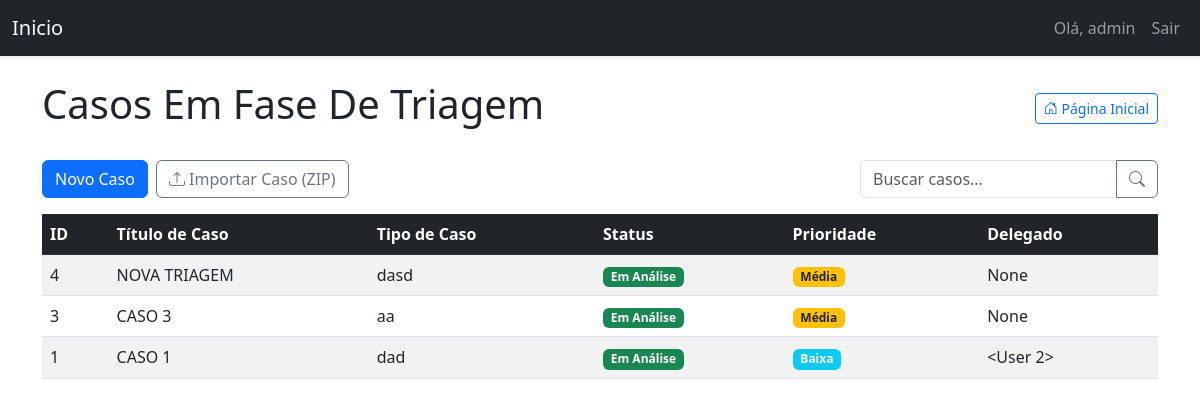
Before: /dashboard/ (signed in) with the older database file.
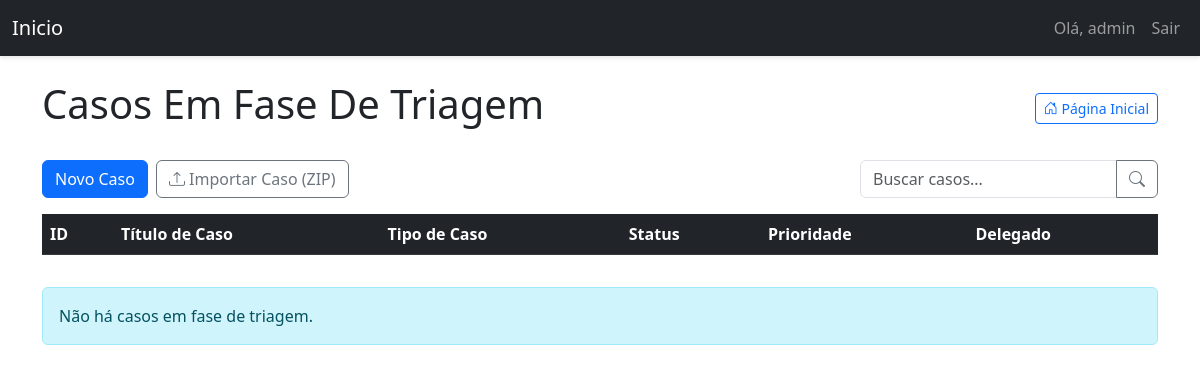
After: the same page with the newer database file.
### models.py (models this page shows, shortened)
class User(UserMixin, db.Model):
    id = db.Column(db.Integer, primary_key=True)
    username = db.Column(db.String(64), index=True, unique=True)
    email = db.Column(db.String(120), index=True, unique=True)
    password_hash = db.Column(db.String(128))
    is_admin = db.Column(db.Boolean, default=False)
    admin_id = db.Column(db.Integer, db.ForeignKey('user.id'), nullable=True)
    associados = db.relationship('User', backref=db.backref('admin', remote_side=[id]), lazy='dynamic')
    tickets = db.relationship('Ticket', backref='author', lazy='dynamic',
                              cascade="all, delete-orphan", foreign_keys='Ticket.user_id')
    delegated_tickets = db.relationship('Ticket', backref='delegado_user', lazy='dynamic',
                                        foreign_keys='Ticket.delegado_id')
    comments = db.relationship('Comment', backref='author', lazy='dynamic', cascade="all, delete-orphan")
    attachments = db.relationship('Attachment', backref='author', lazy='dynamic')
    appointments = db.relationship('Appointment', backref='user', lazy='dynamic', cascade="all, delete-orphan")
    advogados = db.relationship('Advogado', backref='owner_user', lazy='dynamic', cascade="all, delete-orphan")

class Ticket(db.Model):
    id = db.Column(db.Integer, primary_key=True)
    ticket_code = db.Column(db.String(30), unique=True)
    title = db.Column(db.String(140))
    description = db.Column(db.Text)
    case_number = db.Column(db.String(50))
    status = db.Column(db.String(20), default='Em Análise')
    priority = db.Column(db.String(20), default='Média')
    created_at = db.Column(db.DateTime, index=True, default=datetime.utcnow)
    updated_at = db.Column(db.DateTime, index=True, default=datetime.utcnow)
    user_id = db.Column(db.Integer, db.ForeignKey('user.id'))
    delegado_id = db.Column(db.Integer, db.ForeignKey('user.id'), nullable=True)
    delegado = db.relationship('User', foreign_keys=[delegado_id])
    comments = db.relationship('Comment', backref='ticket', lazy='dynamic', cascade="all, delete-orphan")
    attachments = db.relationship('Attachment', backref='ticket', lazy='dynamic', cascade="all, delete-orphan")
    todos = db.relationship('TodoItem', backref='ticket', lazy='dynamic', cascade="all, delete-orphan")

### triagem/routes/dashboard.py (the view)
@dashboard_bp.route('/')  # Rota vazia, que combina com o prefixo '/dashboard' em app.py
@login_required
def dashboard():
    search_term = request.args.get('search', '')
    query = Ticket.query
    if not current_user.is_admin:
        query = query.filter(
            (Ticket.user_id == current_user.id) |
            (Ticket.delegado_id == current_user.id)
        )
    if search_term:
        query = query.filter(
            (Ticket.title.ilike(f'%{search_term}%')) |
            (Ticket.case_number.ilike(f'%{search_term}%')) |
            (Ticket.description.ilike(f'%{search_term}%'))
        )
    status_order = {'Em Análise': 1, 'Em Espera': 2, 'Arquivado': 3}
    priority_order = {'Alta': 1, 'Média': 2, 'Baixa': 3}
    query = query.order_by(
        db.case(status_order, value=Ticket.status),
        db.case(priority_order, value=Ticket.priority),
        Ticket.updated_at.desc()
    )
    tickets = query.all()
    return render_template('dashboard.html', tickets=tickets, search_term=search_term)

### triagem/templates/dashboard.html (shortened to what this page needs)
{% extends "base.html" %}
{% block content %}
<div class="d-flex justify-content-between align-items-center mb-4 flex-wrap">
    <h1>Casos Em Fase De Triagem</h1>
    <a href="{{ url_for('main.index') }}" class="btn btn-outline-primary btn-sm">
        <i class="bi bi-house-door"></i> Página Inicial
    </a>
</div>
<div class="d-flex justify-content-between mb-3 flex-wrap gap-2">
    <div class="d-flex gap-2">
        {% if current_user.is_admin %}
            <a href="{{ url_for('ticket.create_ticket') }}" class="btn btn-primary">Novo Caso</a>
            <form id="importZipForm" method="POST" action="{{ url_for('ticket_export_import.import_ticket_zip') }}"
                  enctype="multipart/form-data" style="display:inline;">
                <button class="btn btn-outline-secondary" type="button" id="importZipBtn">
                    <i class="bi bi-upload"></i> Importar Caso (ZIP)
                </button>
            </form>
        {% endif %}
    </div>
    <form method="GET" action="{{ url_for('dashboard.dashboard') }}" class="d-flex ms-md-auto mt-2 mt-md-0">
        <div class="input-group">
            <input type="text" name="search" class="form-control" placeholder="Buscar casos..." value="{{ request.args.get('search', '') }}">
            <button class="btn btn-outline-secondary" type="submit">
                <i class="bi bi-search"></i>
            </button>
        </div>
    </form>
</div>
<div class="table-responsive">
    <table class="table table-striped table-hover" id="tickets-table">
        <thead class="table-dark">
            <tr>
                <th>ID</th>
                <th>Título de Caso</th>
                <th>Tipo de Caso</th>
                <th>Status</th>
                <th>Prioridade</th>
                <th>Delegado</th>
            </tr>
        </thead>
        <tbody>
            {% for ticket in tickets %}
            <tr class="clickable-row" data-href="{{ url_for('ticket.view_ticket', ticket_id=ticket.id) }}">
                <td>{{ ticket.id }}</td>
                <td>{{ ticket.title }}</td>
                <td>{{ ticket.case_number }}</td>
                <td>
                    <span class="badge
                        {% if ticket.status == 'Em Análise' %}bg-success
                        {% elif ticket.status == 'Em Espera' %}bg-warning text-dark
                        {% elif ticket.status == 'Arquivado' %}bg-secondary
                        {% else %}bg-info{% endif %}">
                        {{ ticket.status }}
                    </span>
                </td>
                <td>
                    <span class="badge
                        {% if ticket.priority == 'Alta' %}bg-danger
                        {% elif ticket.priority == 'Média' %}bg-warning text-dark
                        {% elif ticket.priority == 'Baixa' %}bg-info
                        {% else %}bg-secondary{% endif %}">
                        {{ ticket.priority }}
                    </span>
                </td>
                <td>{{ ticket.delegado }}</td>
            </tr>
            {% endfor %}
        </tbody>
    </table>
</div>
{% if tickets|length == 0 and not request.args.get('search') %}
<div class="alert alert-info mt-3" role="alert">
    Não há casos em fase de triagem.
</div>
{% elif tickets|length == 0 and request.args.get('search') %}
<div class="alert alert-warning mt-3" role="alert">
    Nenhum caso encontrado para a busca "{{ request.args.get('search') }}". Tente outro termo.
</div>
{% endif %}
{% endblock %}

### triagem/templates/base.html (shortened to what this page needs)
<!DOCTYPE html>
<html lang="pt-BR">
<head>
    {% block styles %}
        <link rel="stylesheet" href="https://cdn.jsdelivr.net/npm/bootstrap-icons@1.8.0/font/bootstrap-icons.css">
        <link rel="stylesheet" href="{{ url_for('static', filename='css/triagem.css') }}">
        <link href="https://cdn.jsdelivr.net/npm/bootstrap@5.3.0/dist/css/bootstrap.min.css" rel="stylesheet">
    {% endblock %}
</head>
<body>
    <nav class="navbar navbar-expand-lg navbar-dark bg-dark">
        <div class="container-fluid">
            <a class="navbar-brand" href="{{ url_for('main.index') }}">Inicio</a>
            <div class="collapse navbar-collapse" id="navbarNav">
                <ul class="navbar-nav ms-auto">
                    {% if current_user.is_authenticated %}
                    <li class="nav-item">
                        <span class="nav-link">Olá, {{ current_user.username }}</span>
                    </li>
                    <li class="nav-item">
                        <a class="nav-link" href="{{ url_for('auth.logout') }}">Sair</a>
                    </li>
                    {% else %}
                    <li class="nav-item">
                        <a class="nav-link" href="{{ url_for('auth.login') }}">Login</a>
                    </li>
                    {% endif %}
                </ul>
            </div>
        </div>
    </nav>
    <div class="container mt-4">
        {% block content %}{% endblock %}
    </div>
</body>
</html>

### static/css/triagem.css (style rules this page uses)
body { background-color: #f8f9fa; padding-bottom: 50px; font-family: 'Open Sans', sans-serif; }
.navbar { box-shadow: 0 2px 4px rgba(0,0,0,.1); }
.table th { background-color: #f8f9fa; }
::placeholder { color: #6c757d; opacity: 1; }

Changed rows visible on the page:
removed Ticket: id "4", title "NOVA TRIAGEM", case_number "dasd", status "Em Análise", priority "Média", delegado "None"
removed Ticket: id "3", title "CASO 3", case_number "aa", status "Em Análise", priority "Média", delegado "None"
removed Ticket: id "1", title "CASO 1", case_number "dad", status "Em Análise", priority "Baixa", delegado "<User 2>"
Other visible differences:
text now shown: "Não há casos em fase de triagem."
